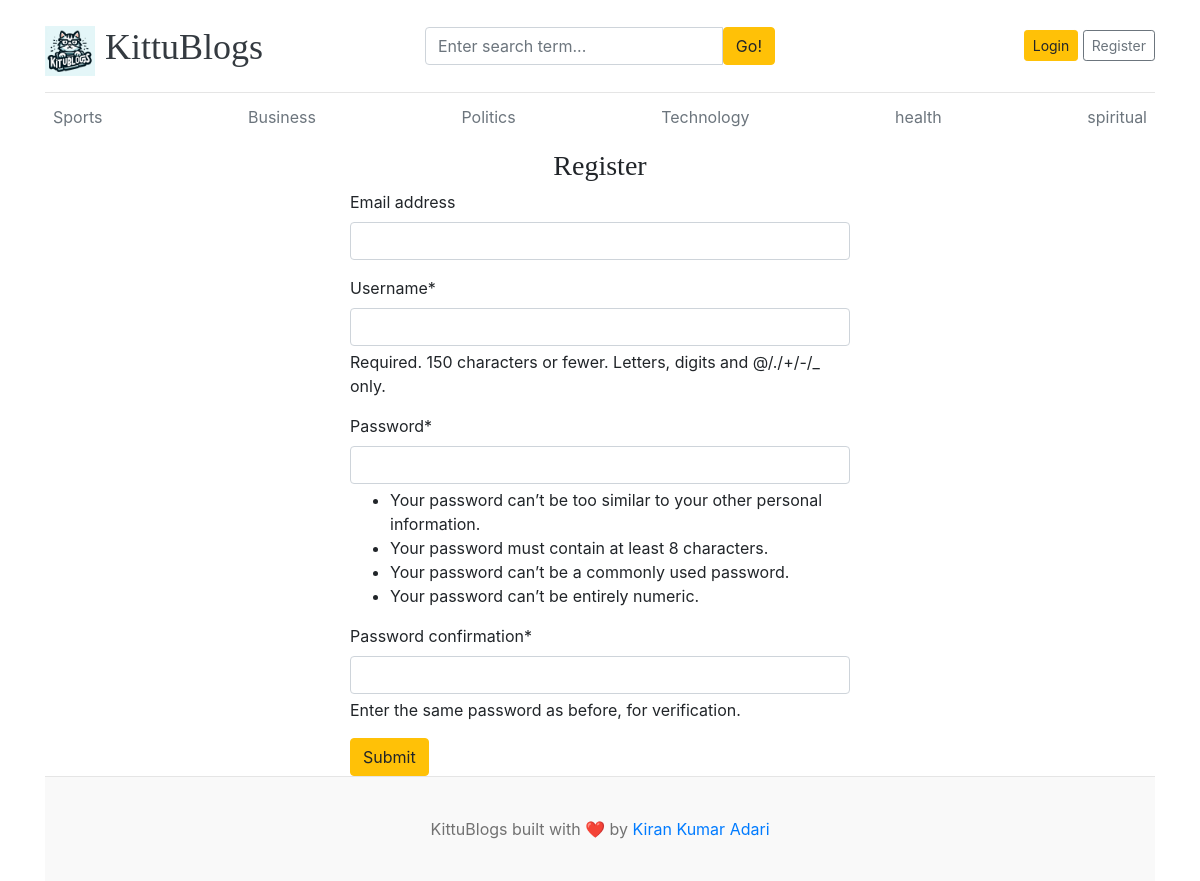
Screenshot of /register/ with the database file from the repository.
### blogs/models.py (models this page shows, shortened)
class category(models.Model):
    category_name = models.CharField(max_length = 100,unique=True)
    created_at = models.DateTimeField(auto_now_add =True)
    updated_at = models.DateTimeField(auto_now = True)
    class Meta:
        verbose_name_plural = "categories"

class SocialLink(models.Model):
    platform = models.CharField(max_length=50)
    links = models.URLField(max_length=100)
    created_at=models.DateTimeField(auto_now_add =True)
    updated_at=models.DateTimeField(auto_now = True)

### blogmain/views.py (the view)
# urls.py: path('register/',views.register,name='register'),
def register(request):
    if request.method == 'POST':
        form=RegisterationForm(request.POST)
        if form.is_valid():
            form.save()
            return redirect('register')
        else:
            print(form.errors)
    else:
        form = RegisterationForm()
    context={
            'form':form,
        }
    return render(request,'register.html',context)

### blogmain/forms.py
class RegisterationForm(UserCreationForm):
    class Meta:
        model=User
        fields=('email','username','password1','password2')

### blogs/context_processors.py (called while the page is built)
def get_categories(request):
    categories=category.objects.all()
    return dict(categories=categories)

def get_social_links(request):
    social_links=SocialLink.objects.all()
    return dict(social_links=social_links)

### templates/register.html (shortened to what this page needs)
{% extends "base.html" %}
{% block content %}
{% load crispy_forms_tags %}
<h3 class="text-center">Register</h3>
<form action="{% url 'register' %}" method="POST" style="width:500px;margin:auto;">
    {{form | crispy }}
    <button type="submit" class="btn btn-warning">Submit</button>
</form>
{% endblock %}

### templates/base.html (shortened to what this page needs)
{% load static %}
<!DOCTYPE html>
<html lang="en">
<head>
    <link href="https://getbootstrap.com/docs/4.0/dist/css/bootstrap.min.css" rel="stylesheet">
    <link href="{% static 'css/blog.css'%}" rel="stylesheet">
    <link rel="stylesheet" href="https://cdnjs.cloudflare.com/ajax/libs/font-awesome/4.7.0/css/font-awesome.min.css">
  </head>
<body>
    <div class="container">
      <header class="blog-header py-3">
        <div class="row flex-nowrap justify-content-between align-items-center">
          <div class="col-4 pt-1">
            <a class="blog-header-logo text-dark" href="/">
              <img src="{% static 'images/Designer.png' %}" alt="Logo" style="height: 50px; margin-right: 10px;">KittuBlogs</a>
          </div>
          <div class="col-4">
            <form action="{% url 'search'%}" method ="GET">
              <div class="input-group">
                <input class="form-control" type="text" name="keyword" value="{{keyword}}" placeholder="Enter search term..." aria-label="Enter search term..." aria-describedby="button-search" />
                <button type="submit" class="btn btn-warning" id="button-search" type="button">Go!</button>
            </div>
            </form>
          </div>
          <div class="col-4 d-flex justify-content-end align-items-center">
            {% if not user.is_authenticated %}
            <a class="btn btn-sm btn-warning" href="{%url 'login'%}">Login</a> &nbsp;
            <a class="btn btn-sm btn-outline-secondary" href="{%url 'register'%}">Register</a>
            {% else %}
            <span><a href="{% url 'dashboard' %}">Dashboard</a></span>
            &emsp;
            <span ><a href="{% url 'logout'%}">logout</a></span>
            {% endif %}
          </div>
        </div>
      </header>
      <div class="nav-scroller py-1 mb-2">
        <nav class="nav d-flex justify-content-between">
          {% for cat in categories %}
          <a class="p-2 text-muted" href="{% url 'post_by_category' cat.id %}">{{cat.category_name}}</a>
          {% endfor %}
        </nav>
      </div>
{% block content %}
{% endblock %}
<footer class="blog-footer">
{% for i in social_links %}
{% if forloop.counter == 2 %}
<p>KittuBlogs built with <span class="love-symbol">❤️</span> by <a href="{{i.links}}">Kiran Kumar Adari</a></p>
{% endif %}
{% endfor %}
</footer>
</body>
</html>

### blogmain/static/css/blog.css (style rules this page uses)
.blog-header { border-bottom: 1px solid #e5e5e5; }
.blog-header-logo { font-family: "Playfair Display", Georgia, "Times New Roman", serif; font-size: 2.25rem; }
h1, h2, h3, h4, h5, h6 { font-family: "Playfair Display", Georgia, "Times New Roman", serif; }
.blog-footer { padding: 2.5rem 0; color: #727272; text-align: center; background-color: #f9f9f9; border-top: .05rem solid #e5e5e5; }
.blog-footer p:last-child { margin-bottom: 0; }

### rows the page displays
category: category_name "Sports"
category: category_name "Business"
category: category_name "Politics"
category: category_name "Technology"
category: category_name "health"
category: category_name "spiritual"
